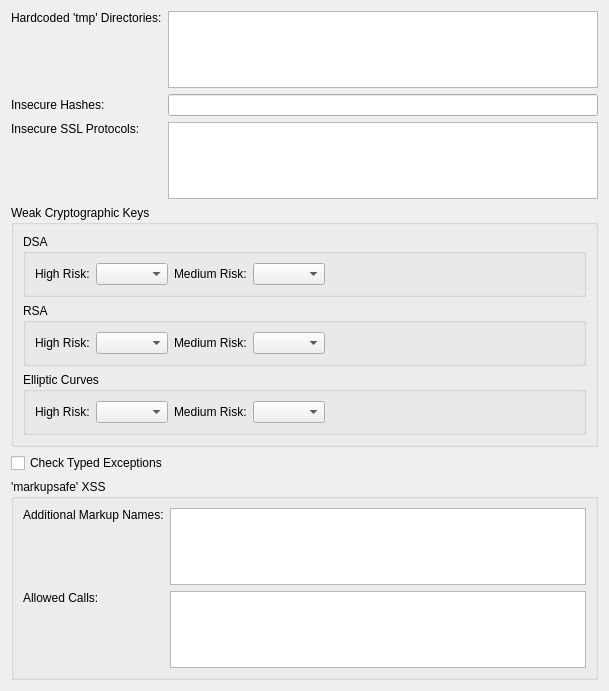
             <widget class="QWidget" name="scrollAreaWidgetContents_2">
              <property name="geometry">
               <rect>
                <x>0</x>
                <y>-140</y>
                <width>609</width>
                <height>691</height>
               </rect>
              </property>
              <layout class="QVBoxLayout" name="verticalLayout_13">
               <item>
                <layout class="QGridLayout" name="gridLayout_12">
                 <item row="0" column="0">
                  <widget class="QLabel" name="label_21">
                   <property name="text">
                    <string>Hardcoded 'tmp' Directories:</string>
                   </property>
                   <property name="alignment">
                    <set>Qt::AlignmentFlag::AlignLeading|Qt::AlignmentFlag::AlignLeft|Qt::AlignmentFlag::AlignTop</set>
                   </property>
                  </widget>
                 </item>
                 <item row="0" column="1">
                  <widget class="QPlainTextEdit" name="tmpDirectoriesEdit">
                   <property name="maximumSize">
                    <size>
                     <width>16777215</width>
                     <height>200</height>
                    </size>
                   </property>
                   <property name="toolTip">
                    <string>Enter directory names (one per line) to be checked for</string>
                   </property>
                  </widget>
                 </item>
                 <item row="1" column="0">
                  <widget class="QLabel" name="label_22">
                   <property name="text">
                    <string>Insecure Hashes:</string>
                   </property>
                  </widget>
                 </item>
                 <item row="1" column="1">
                  <widget class="QLineEdit" name="hashesEdit">
                   <property name="toolTip">
                    <string>Enter a list of hash methods to be considered insecure separated by comma</string>
                   </property>
                   <property name="clearButtonEnabled">
                    <bool>true</bool>
                   </property>
                  </widget>
                 </item>
                 <item row="2" column="0">
                  <widget class="QLabel" name="label_23">
                   <property name="text">
                    <string>Insecure SSL Protocols:</string>
                   </property>
                   <property name="alignment">
                    <set>Qt::AlignmentFlag::AlignLeading|Qt::AlignmentFlag::AlignLeft|Qt::AlignmentFlag::AlignTop</set>
                   </property>
                  </widget>
                 </item>
                 <item row="2" column="1">
                  <widget class="QPlainTextEdit" name="insecureSslProtocolsEdit">
                   <property name="maximumSize">
                    <size>
                     <width>16777215</width>
                     <height>200</height>
                    </size>
                   </property>
                   <property name="toolTip">
                    <string>Enter the names of insecure SSL protocols and methods (one per line)</string>
                   </property>
                  </widget>
                 </item>
                </layout>
               </item>
               <item>
                <widget class="QGroupBox" name="groupBox_11">
                 <property name="title">
                  <string>Weak Cryptographic Keys</string>
                 </property>
                 <layout class="QVBoxLayout" name="verticalLayout_10">
                  <item>
                   <widget class="QGroupBox" name="groupBox_12">
                    <property name="title">
                     <string>DSA</string>
                    </property>
                    <layout class="QHBoxLayout" name="horizontalLayout_5">
                     <item>
                      <widget class="QLabel" name="label_24">
                       <property name="text">
                        <string>High Risk:</string>
                       </property>
                      </widget>
                     </item>
                     <item>
                      <widget class="QComboBox" name="dsaHighRiskCombo">
                       <property name="toolTip">
                        <string>Select the bit length below which a DSA key is to be considered very weak</string>
                       </property>
                       <property name="editable">
                        <bool>false</bool>
                       </property>
                      </widget>
                     </item>
                     <item>
                      <widget class="QLabel" name="label_25">
                       <property name="text">
                        <string>Medium Risk:</string>
                       </property>
                      </widget>
                     </item>
                     <item>
                      <widget class="QComboBox" name="dsaMediumRiskCombo">
                       <property name="toolTip">
                        <string>Select the bit length below which a DSA key is to be considered weak</string>
                       </property>
                       <property name="editable">
                        <bool>false</bool>
                       </property>
                      </widget>
                     </item>
                     <item>
                      <spacer name="horizontalSpacer_8">
                       <property name="orientation">
                        <enum>Qt::Orientation::Horizontal</enum>
                       </property>
                       <property name="sizeHint" stdset="0">
                        <size>
                         <width>324</width>
                         <height>20</height>
                        </size>
                       </property>
                      </spacer>
                     </item>
                    </layout>
                   </widget>
                  </item>
                  <item>
                   <widget class="QGroupBox" name="groupBox_13">
                    <property name="title">
                     <string>RSA</string>
                    </property>
                    <layout class="QHBoxLayout" name="horizontalLayout_9">
                     <item>
                      <widget class="QLabel" name="label_26">
                       <property name="text">
                        <string>High Risk:</string>
                       </property>
                      </widget>
                     </item>
                     <item>
                      <widget class="QComboBox" name="rsaHighRiskCombo">
                       <property name="toolTip">
                        <string>Select the bit length below which a RSA key is to be considered very weak</string>
                       </property>
                       <property name="editable">
                        <bool>false</bool>
                       </property>
                      </widget>
                     </item>
                     <item>
                      <widget class="QLabel" name="label_27">
                       <property name="text">
                        <string>Medium Risk:</string>
                       </property>
                      </widget>
                     </item>
                     <item>
                      <widget class="QComboBox" name="rsaMediumRiskCombo">
                       <property name="toolTip">
                        <string>Select the bit length below which a RSA key is to be considered weak</string>
                       </property>
                       <property name="editable">
                        <bool>false</bool>
                       </property>
                      </widget>
                     </item>
                     <item>
                      <spacer name="horizontalSpacer_9">
                       <property name="orientation">
                        <enum>Qt::Orientation::Horizontal</enum>
                       </property>
                       <property name="sizeHint" stdset="0">
                        <size>
                         <width>40</width>
                         <height>20</height>
                        </size>
                       </property>
                      </spacer>
                     </item>
                    </layout>
                   </widget>
                  </item>
                  <item>
                   <widget class="QGroupBox" name="groupBox_14">
                    <property name="title">
                     <string>Elliptic Curves</string>
                    </property>
                    <layout class="QHBoxLayout" name="horizontalLayout_10">
                     <item>
                      <widget class="QLabel" name="label_28">
                       <property name="text">
                        <string>High Risk:</string>
                       </property>
                      </widget>
                     </item>
                     <item>
                      <widget class="QComboBox" name="ecHighRiskCombo">
                       <property name="toolTip">
                        <string>Select the bit length below which an Elliptic Curve is to be considered very weak</string>
                       </property>
                       <property name="editable">
                        <bool>false</bool>
                       </property>
                      </widget>
                     </item>
                     <item>
                      <widget class="QLabel" name="label_29">
                       <property name="text">
                        <string>Medium Risk:</string>
                       </property>
                      </widget>
                     </item>
                     <item>
                      <widget class="QComboBox" name="ecMediumRiskCombo">
                       <property name="toolTip">
                        <string>Select the bit length below which an Elliptic Curve is to be considered weak</string>
                       </property>
                       <property name="editable">
                        <bool>false</bool>
                       </property>
                      </widget>
                     </item>
                     <item>
                      <spacer name="horizontalSpacer_10">
                       <property name="orientation">
                        <enum>Qt::Orientation::Horizontal</enum>
                       </property>
                       <property name="sizeHint" stdset="0">
                        <size>
                         <width>40</width>
                         <height>20</height>
                        </size>
                       </property>
                      </spacer>
                     </item>
                    </layout>
                   </widget>
                  </item>
                 </layout>
                </widget>
               </item>
               <item>
                <widget class="QCheckBox" name="typedExceptionsCheckBox">
                 <property name="toolTip">
                  <string>Select to also check for insecure exception handling for typed exceptions</string>
                 </property>
                 <property name="text">
                  <string>Check Typed Exceptions</string>
                 </property>
                </widget>
               </item>
               <item>
                <widget class="QGroupBox" name="groupBox_21">
                 <property name="title">
                  <string>'markupsafe' XSS</string>
                 </property>
                 <layout class="QGridLayout" name="gridLayout_7">
                  <item row="0" column="0">
                   <widget class="QLabel" name="label_39">
                    <property name="text">
                     <string>Additional Markup Names:</string>
                    </property>
                    <property name="alignment">
                     <set>Qt::AlignmentFlag::AlignLeading|Qt::AlignmentFlag::AlignLeft|Qt::AlignmentFlag::AlignTop</set>
                    </property>
                   </widget>
                  </item>
                  <item row="0" column="1">
                   <widget class="QPlainTextEdit" name="additionalMarkupNamesEdit">
                    <property name="maximumSize">
                     <size>
                      <width>16777215</width>
                      <height>200</height>
                     </size>
                    </property>
                    <property name="toolTip">
                     <string>Enter the names (one per line) of additional markup functions</string>
                    </property>
                   </widget>
                  </item>
                  <item row="1" column="0">
                   <widget class="QLabel" name="label_40">
                    <property name="text">
                     <string>Allowed Calls:</string>
                    </property>
                    <property name="alignment">
                     <set>Qt::AlignmentFlag::AlignLeading|Qt::AlignmentFlag::AlignLeft|Qt::AlignmentFlag::AlignTop</set>
                    </property>
                   </widget>
                  </item>
                  <item row="1" column="1">
                   <widget class="QPlainTextEdit" name="allowedEscapeFunctionsEdit">
                    <property name="maximumSize">
                     <size>
                      <width>16777215</width>
                      <height>200</height>
                     </size>
                    </property>
                    <property name="toolTip">
                     <string>Enter names (one per line) of safe escape functions</string>
                    </property>
                   </widget>
                  </item>
                 </layout>
                </widget>
               </item>
              </layout>
             </widget>
